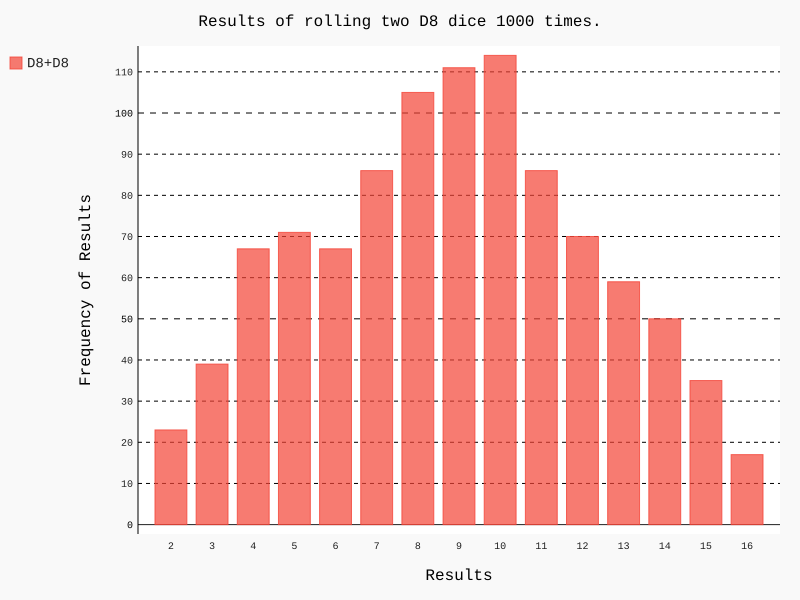

The script that drew this image:
import pygal
from die import Die



# create two D8 dice.
die_1 = Die(8)
die_2 = Die(8)

# roll the dice and generate results
results = []
for roll_num in range(1000):
	result = die_1.roll() + die_2.roll()
	results.append(result)


# count the frequencies
max_results = die_1.num_sides + die_2.num_sides
frequencies = []

for value in range(2, max_results+1):
	frequency = results.count(value)
	frequencies.append(frequency)

# plot the frequencies as bar chart
hist = pygal.Bar()

hist.title = "Results of rolling two D8 dice 1000 times."
hist.x_labels = [x for x in range(2, max_results+1)]
hist.x_title = "Results"
hist.y_title = "Frequency of Results"

hist.add("D8+D8", frequencies)
hist.render_to_file("roll_d8_dice.svg")
